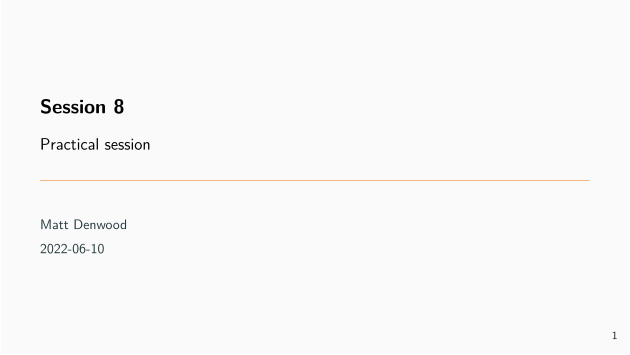

Here is the R script that generated this plot:
params <-
list(presentation = TRUE)

#' ---
#' title: Session 8
#' subtitle: Practical session
#' date: "2022-06-10"
#' author:
#'   - Matt Denwood
#' theme: metropolis
#' aspectratio: 169
#' colortheme: seahorse
#' header-includes: 
#'   - \input{../rsc/preamble}
#' params:
#'   presentation: TRUE
#' output:
#'   beamer_presentation:
#'       pandoc_args: ["-t", "beamer"]
#'       slide_level: 2
#'   html_document: default
#' ---
#' 
## ----rendering, eval=FALSE, include=FALSE-------------------------------------
## # To render this as PDF (beamer) slides run:
## rmarkdown::render('Session_8.Rmd', 'beamer_presentation', params=list(presentation=TRUE))
## # And for html:
## rmarkdown::render('Session_8.Rmd', 'html_document', params=list(presentation=FALSE))

#' 
## ----setup, include=FALSE-----------------------------------------------------
source("../rsc/setup.R", local = environment())

#' 
#' ## Practical session
#' 
#' NOTE: THIS MATERIAL IS NOT YET FINALISED, PLEASE CHECK BACK SOON!
#' 
#' This is the final session of the course!
#' 
#' We have three options to choose from:
#' 
#' 1. Finish up working on practical exercises from previous sessions
#' 
#' 2. Work on your own data and ask us for help/advice
#' 
#' 3. Look at how to implement custom distributions/functions via a JAGS module
#' 
#' 
#' ## JAGS modules
#' 
#' 
#' 
#' TODO: redo so it is covariates
#' 
#' - covariates on Se/Sp
#' - covariates on prevalence (random effects)
#' 
#' Example:  cervical cancer screening (covariates:  age, pregnancy)
#' 
#' TODO:  Ask Sonja if she has any material (or Lef)
#' 
#' Model at individual vs group level
#' 
#' 
#' TODO:  session 8 = work on own data
#' 
#' 
#' Models for diagnostic test evaluation require:
#' 
#'   - At least 2 tests
#'   - At least 2 populations, but preferably 3 or more
#'   - Quite a lot of data
#' 
#' . . .
#' 
#' Fitting the models is technically quite straightforward
#' 
#' The real difficulty lies in the interpretation
#' 
#'   - What exactly is the latent class?
#' 
#' 
#' # Incorporating imperfect sensitivity and specificity into more complex models
#' 
#' ## Logistic regression in JAGS
#' 
## ----echo=FALSE, comment=""---------------------------------------------------
lrmod <- "model{

  for(i in 1:N){
    Observation[i] ~ dbern(prob[i])
    logit(prob[i]) <- intercept + beta1[Category[i]] + beta2*Covariate[i]
  }

  intercept ~ dnorm(0, 0.01)
  beta1[1] <- 0
  for(c in 2:NC){
    beta1[c] ~ dnorm(0, 0.01)
  }
  beta2 ~ dnorm(0, 0.01)

  #data# N, Observation, NC, Category, Covariate
  #monitor# intercept, beta1, beta2
  #inits# intercept, beta1, beta2
}
"
cat(lrmod)
cat(lrmod, file="logistic_regression.txt")
cleanup <- c(cleanup, "logistic_regression.txt", "logistic_imperfect.txt", "logistic_2test.txt")

#' 
#' - - -
#' 
#' 
## ----echo=FALSE, comment=""---------------------------------------------------
lrmod <- "model{

  for(i in 1:N){
    Observation[i] ~ dbern(obs_prob[i])
    obs_prob[i] <- prob[i]*se + (1-prob[i])*(1-sp)
    logit(prob[i]) <- intercept + beta1[Category[i]] + beta2*Covariate[i]
  }

  se ~ dbeta(1,1)T(1-sp, )
  sp ~ dbeta(1,1)

  intercept ~ dnorm(0, 0.01)
  beta1[1] <- 0
  for(c in 2:NC){
    beta1[c] ~ dnorm(0, 0.01)
  }
  beta2 ~ dnorm(0, 0.01)

  #data# N, Observation, NC, Category, Covariate
  #monitor# intercept, beta1, beta2, se, sp
  #inits# intercept, beta1, beta2, se, sp
}
"
cat(lrmod)
cat(lrmod, file="logistic_imperfect.txt")

#' 
#' - - -
#' 
#' 
## ----echo=FALSE, comment=""---------------------------------------------------
lrmod <- "model{

  for(i in 1:N){
    Observation[i] ~ dbern(obs_prob[i])
    obs_prob[i] <- prob[i]*se + (1-prob[i])*(1-sp)
    logit(prob[i]) <- intercept + beta1[Category[i]] + beta2*Covariate[i]
  }

  se ~ dbeta(148.43, 16.49)T(1-sp, )
  sp ~ dbeta(240.03, 12.63)

  intercept ~ dnorm(0, 0.01)
  beta1[1] <- 0
  for(c in 2:NC){
    beta1[c] ~ dnorm(0, 0.01)
  }
  beta2 ~ dnorm(0, 0.01)

  #data# N, Observation, NC, Category, Covariate
  #monitor# intercept, beta1, beta2, se, sp
  #inits# intercept, beta1, beta2, se, sp
}
"
cat(lrmod)
cat(lrmod, file="logistic_imperfect.txt")

#' 
#' - - -
#' 
#' 
## ----echo=FALSE, comment=""---------------------------------------------------
lrmod <- "model{

  for(i in 1:N){
    Observation[i] ~ dbern(obs_prob[i])
    obs_prob[i] <- prob[i]*se + (1-prob[i])*(1-sp)
    logit(prob[i]) <- intercept + beta1[Category[i]] + beta2*Covariate[i]
  }

  se <- 0.9
  sp <- 0.95

  intercept ~ dnorm(0, 0.01)
  beta1[1] <- 0
  for(c in 2:NC){
    beta1[c] ~ dnorm(0, 0.01)
  }
  beta2 ~ dnorm(0, 0.01)

  #data# N, Observation, NC, Category, Covariate
  #monitor# intercept, beta1, beta2
  #inits# intercept, beta1, beta2
}
"
cat(lrmod)
cat(lrmod, file="logistic_imperfect.txt")

#' 
#' - - -
#' 
#' 
## ----echo=FALSE, comment=""---------------------------------------------------
lrmod <- "model{

  for(i in 1:N){
    Observation[i] ~ dbern(obs_prob[i])
    obs_prob[i] <- prob[i]*se + (1-prob[i])*(1-sp)
    logit(prob[i]) <- intercept + beta1[Category[i]] + beta2*Covariate[i]
  }

  #data# se, sp

  intercept ~ dnorm(0, 0.01)
  beta1[1] <- 0
  for(c in 2:NC){
    beta1[c] ~ dnorm(0, 0.01)
  }
  beta2 ~ dnorm(0, 0.01)

  #data# N, Observation, NC, Category, Covariate
  #monitor# intercept, beta1, beta2
  #inits# intercept, beta1, beta2
}
"
cat(lrmod)
cat(lrmod, file="logistic_imperfect.txt")

#' 
#' - - -
#' 
#' 
## ----echo=FALSE, comment=""---------------------------------------------------
lrmod <- "model{

  for(i in 1:N){
    Observation[i] ~ dbern(obs_prob[i])
    obs_prob[i] <- prob[i]*se[Test[i]] + (1-prob[i])*(1-sp[Test[i]])
    logit(prob[i]) <- intercept + beta1[Category[i]] + beta2*Covariate[i]
  }

  #data# se, sp

  intercept ~ dnorm(0, 0.01)
  beta1[1] <- 0
  for(c in 2:NC){
    beta1[c] ~ dnorm(0, 0.01)
  }
  beta2 ~ dnorm(0, 0.01)

  #data# N, Observation, NC, Category, Covariate, Test
  #monitor# intercept, beta1, beta2
  #inits# intercept, beta1, beta2
}
"
cat(lrmod)
cat(lrmod, file="logistic_2test.txt")

#' 
#' ## Other types of GL(M)M
#' 
#' You can use template.jags as inspiration:
#' 
## ----echo=FALSE---------------------------------------------------------------
ctl <- c(4.17,5.58,5.18,6.11,4.50,4.61,5.17,4.53,5.33,5.14)
trt <- c(4.81,4.17,4.41,3.59,5.87,3.83,6.03,4.89,4.32,4.69)
group <- gl(2, 10, 20, labels = c("Ctl","Trt"))
weight <- c(ctl, trt)
data <- data.frame(weight, group)
cleanup <- c(cleanup, "linear_model.txt")

#' 
#' 
## -----------------------------------------------------------------------------
template.jags(weight ~ group, family="gaussian", data=data, file="linear_model.txt")
results <- run.jags("linear_model.txt")

#' 
#' - - -
#' 
## -----------------------------------------------------------------------------
results

#' 
#' - - -
#' 
#' Supported features:
#' 
#'   - Gaussian, binomial, Poisson, negative binomial, ZIB, ZIP, ZINB
#'   - Random intercepts
#' 
#' We can also add (currently manually):
#' 
#'   - Random slopes
#'   - Spline terms
#'   - Interval censoring
#' 
#' 
#' ## What about other models?
#' 
#' MCMC is highly flexible!
#' 
#' . . . 
#' 
#' We can have:
#' 
#'   - Hidden Markov models
#'   - State Space models
#'   - Other types of latent class model
#' 
#' . . .
#' 
#' But does your data match your ambitions?
#' 
#'   - All models can be specified
#'   - Relatively few are identifiable
#' 
#' ## Before you go...
#' 
#' - Feedback on the course would be extremely welcome!
#'   - https://www.survey-xact.dk/LinkCollector?key=RKMUENCXS11N
#'   - I will send a reminder email later today with (the same) survey link
#' 
#' . . .
#' 
#' - Remember to keep an eye on the COST action website:
#'   - http://harmony-net.eu
#'   - Physical training schools are being run in September and accepting sign-ups now!
#' 
#' 
#' # Practical session 7
#' 
#' ## Points to consider {.fragile}
#' 
#' 1. When is there a benefit to adding imperfect test characteristics?
#' 
#' 2. When is there no real benefit?
#' 
#' 
#' `r exercise_start()`
#' 
#' ## Exercise 1
#' 
#' Simulate some data representing observed test outcomes along with one categorical predictor (with two levels) and one continuous predictor, with a single imperfect test.  Use the following R code:
#' 
## -----------------------------------------------------------------------------
set.seed(2021-07-01)
N <- 1000

sim_intercept <- -0.5

NC <- 2
category_probs <- rep(1, NC)/NC
sim_beta1 <- c(0, 0.6)
stopifnot(length(sim_beta1)==NC)

covariate_mean <- 0
covariate_sd <- 0.5
sim_beta2 <- 0.3

lr_data <- tibble(
  Animal = 1:N, 
  Category = sample.int(NC, N, replace=TRUE, prob=category_probs),
  Covariate = rnorm(N, covariate_mean, covariate_sd),
  probability = plogis(sim_intercept + sim_beta1[Category] + sim_beta2*Covariate),
  Status = rbinom(N, 1, probability)
)

#' 
#' We can see the true relationship between predictors and probability of the outcome:
#' 
## -----------------------------------------------------------------------------
ggplot(lr_data) +
  aes(x = Covariate, y = probability, col = factor(Category)) +
  geom_line()

#' 
#' Add a new column `Observation` to this data, representing an imperfect diagnostic test based on the true `Status` but with sensitivity of 50% and specificity of 99%.  Either try to write this R code yourself or borrow it from an earlier session.
#' 
#' Now use the following simple logistic regression model to analyse the data:
#' 
## ----echo=FALSE, comment=''---------------------------------------------------
cat(readLines("logistic_regression.txt"), sep="\n")

#' 
#' You will need to make sure that runjags can find initial values in your working environment, for example:
#' 
## -----------------------------------------------------------------------------
intercept <- list(chain1=-4, chain2=4)
beta1 <- list(chain1=c(NA, -4), chain2=c(NA, 4))
beta2 <- list(chain1=4, chain2=-4)

#' 
#' You will also need to pass the data frame `lr_data` to `run.jags` using the `data` argument.
#' 
#' How do the parameter estimates compare to the true values?  You can see the true values using:
#' 
## -----------------------------------------------------------------------------
sim_intercept
sim_beta1
sim_beta2

#' 
#' 
#' ### Solution 1
#' 
#' We can modify the data to include outcome as follows:
#' 
## -----------------------------------------------------------------------------
se <- 0.5
sp <- 0.99

lr_data <- lr_data %>%
  mutate(Observation = rbinom(n(), 1, Status*se + (1-Status)*(1-sp)))

#' 
#' Then we need to set the initial values:
#' 
## -----------------------------------------------------------------------------
intercept <- list(chain1=-4, chain2=4)
beta1 <- list(chain1=c(NA, rep(-4, NC-1)), chain2=c(NA, rep(4, NC-1)))
beta2 <- list(chain1=4, chain2=-4)

#' 
#' Then we can run the model:
#' 
## -----------------------------------------------------------------------------
results_lr <- run.jags("logistic_regression.txt", n.chains=2, data=lr_data)
# Remember to check convergence and effective sample size!
# plot(results_lr)
results_lr

#' 
#' The median estimates for beta1 and beta1 are not too far away from the simulation parameter values, and at the very least they are contained within the 95% CI.  However, the intercept parameter is under-estimated compared to the simulation value of -0.5.  This is due to the difference between the apparant prevalence and trur prevalence caused by the poor sensitivity of the test.
#' 
#' The other thing to note is that this model takes a lot longer to run than a Hui-Walter model - this is due to looping over individuals with individual covariates.  If we only had categorical predictors then we would be much better off collapsing the observed combinations of categorical predictors together, so that our outcome was Binomial and not just Bernoulli (in this case we would be looping over 2 categorical predictor levels, and not 1000 observations).  However, there is no way of doing this with continuous covariates unless you are willing to categorise them into a number of discrete bins.
#' 
#' 
#' ## Exercise 2
#' 
#' Now analyse the same data using the following imperfect test model:
#' 
## ----echo=FALSE, comment=''---------------------------------------------------
cat(readLines("logistic_imperfect.txt"), sep="\n")

#' 
#' For illustration purposes we are assuming se and sp are fixed to the same values as we used to simulate the data.  In reality you would probably use mean/median estimates from a published source, and possibly include some kind of uncertainty either by putting Beta priors (obtained using `PriorGen::findbeta()`) on these parameters, or by doing a sensitivity analysis by varying the se and sp parameters.
#' 
#' Fit the model to the data.  What has changed relative to the analysis from exercise 1?
#' 
#' 
#' ### Solution 2
#' 
#' This is very similar to the solution for exercise 1, just with a different model:
#' 
## -----------------------------------------------------------------------------
results_imp <- run.jags("logistic_imperfect.txt", n.chains=2, data=lr_data)
# Remember to check convergence and effective sample size!
# plot(results_imp)
results_imp

#' 
#' This model is slower than the logsitic regression model on the same data because the model is more complicated.  But has it made any difference to the estimates?  There are small differences in the coefficients (beta1 and beta2), but nothing substantial.  The intercept parameter has been affected, as it now reflects the true prevalence rather than the observed prevalence.  But we don't usually care about the intercept anyway.
#' 
#' So in this case we don't really gain anything by using an imperfect test model.  We might as well just say that the imperfect diagnostic test characteristics are one part of the variability that is captured by the Binomial distribution response, and that the intercept reflects the average observed prevalence and not the average true prevalence.  The only exception to this is where one or more of the covariates has an extremely strong affect on the true prevalence, in which case we may under-estimate the magnitude of this effect due to the inter-play between sensitivity, specificity and prevalence.
#' 
#' 
#' ## Exercise 3
#' 
#' Now let's make this more complicated.  Simulate two different tests, where the first test is used for animals that have a value of 1 for the categorical predictor, and the second test is used for animals that have a value of 2 for the categorical predictor (these could be animal groups or farms, for example).  The first test has the same sensitivity and specificity as before, but the second test has higher sensitivity but lower specifity (both are 95% for this test).  Write the R code yourself if you want to, otherwise see the hint below (just above the solution).
#' 
#' Now analyse the same data using the original logistic regression model, as well as the following multiple-imperfect-tests model:
#' 
## ----echo=FALSE, comment=''---------------------------------------------------
cat(readLines("logistic_2test.txt"), sep="\n")

#' 
#' Fit the model to the data.  What has changed relative to the analysis from exercise 2?
#' 
#' #### Hint
#' 
#' You could use this R code for simulating data:
#' 
## -----------------------------------------------------------------------------
se <- c(0.5, 0.99)
sp <- c(0.95, 0.95)

lr_2test <- lr_data %>%
  mutate(Obs1 = rbinom(n(), 1, Status*se[1] + (1-Status)*(1-sp[1]))) %>%
  mutate(Obs2 = rbinom(n(), 1, Status*se[2] + (1-Status)*(1-sp[2]))) %>%
  mutate(Test = Category) %>%
  mutate(Observation = case_when(
    Test == 1 ~ Obs1,
    Test == 2 ~ Obs2
  ))

#' 
#' 
#' ### Solution 3
#' 
#' The first part of this is the same as the solution for exercise 1, just with the new observation:
#' 
## -----------------------------------------------------------------------------
results_lr_2t <- run.jags("logistic_regression.txt", n.chains=2, data=lr_2test)
# Remember to check convergence and effective sample size!
# plot(results_lr_2t)
results_lr_2t

#' 
#' You can see that we get quite different estimates for beta1 compared to before!  This is because the diagnostic test is confounded with the categorical predictor.  This confounding has caused us to over-estimate the effect of the categorical predictor.
#' 
#' However, we can fit the model that allows the test to differ:
#' 
## -----------------------------------------------------------------------------
results_imp_2t <- run.jags("logistic_2test.txt", n.chains=2, data=lr_2test)
# Remember to check convergence and effective sample size!
# plot(results_imp_2t)
results_imp_2t

#' 
#' In this case we control for the confounding between the test type and categorical predictor, and end up recovering more sensible estimates for beta1 (as well as the intercept and beta2).
#' 
#' Note that none of these models allow us to estimate sensitivity or specificity:  there simply is not enough information in the data.  We are therefore forced to fix the values of sensitivity and specificity within the model and assume that these are correct!  The only alternative is to fit a simple fixed effect of the test type in a standard GLM, in which case you can estimate the association between the test type and the observed prevalence.  However, where test type is completely confounded with another predictor variable (as in this case), then we are unable to separate those two effects without incorporating prior knowledge for the diagnostic test performance.
#' 
#' 
#' ## Optional exercises
#' 
#' There are two options:
#' 
#'   1.  Re-visit the exercises (and optional exercises) from sessions 3-6 that you have not already finished.
#' 
#'   1.  Look at your own data and feel free to ask us questions
#'   
#' 
#' `r exercise_end()`
#' 
#' 
## ----include=FALSE------------------------------------------------------------
unlink(cleanup)
